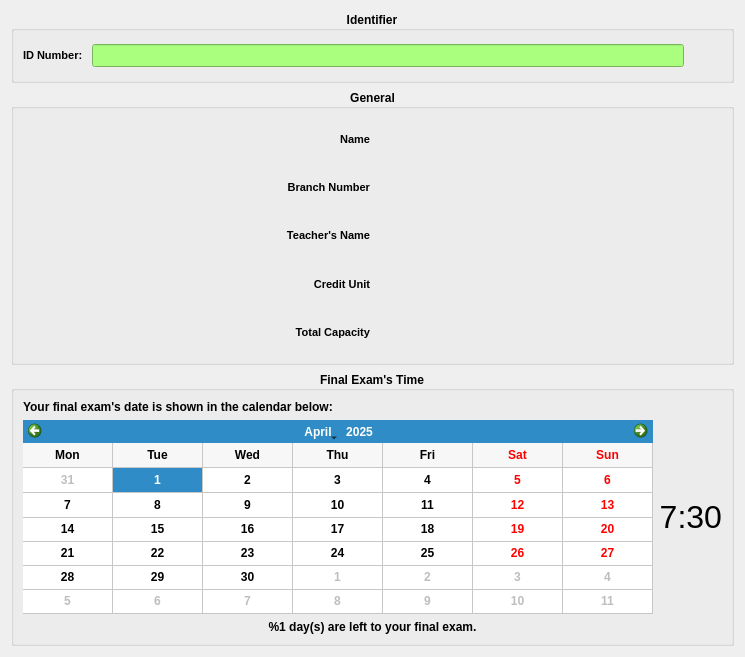
<?xml version="1.0" encoding="UTF-8"?>
<ui version="4.0">
 <class>LessonView</class>
 <widget class="QWidget" name="LessonView">
  <property name="geometry">
   <rect>
    <x>0</x>
    <y>0</y>
    <width>745</width>
    <height>657</height>
   </rect>
  </property>
  <property name="windowTitle">
   <string>Form</string>
  </property>
  <layout class="QVBoxLayout" name="verticalLayout">
   <item>
    <widget class="QGroupBox" name="idGroup">
     <property name="font">
      <font>
       <bold>true</bold>
      </font>
     </property>
     <property name="title">
      <string>Identifier</string>
     </property>
     <property name="alignment">
      <set>Qt::AlignmentFlag::AlignCenter</set>
     </property>
     <layout class="QHBoxLayout" name="horizontalLayout">
      <item>
       <widget class="QLabel" name="idLabel">
        <property name="font">
         <font>
          <pointsize>8</pointsize>
          <bold>true</bold>
         </font>
        </property>
        <property name="text">
         <string>ID Number: </string>
        </property>
       </widget>
      </item>
      <item>
       <widget class="QLineEdit" name="idView">
        <property name="font">
         <font>
          <family>Consolas</family>
          <pointsize>10</pointsize>
          <bold>false</bold>
         </font>
        </property>
        <property name="styleSheet">
         <string notr="true">background-color: rgb(170, 255, 127);</string>
        </property>
        <property name="text">
         <string/>
        </property>
        <property name="readOnly">
         <bool>true</bool>
        </property>
       </widget>
      </item>
      <item>
       <widget class="QToolButton" name="copyButton">
        <property name="toolTip">
         <string>Copy</string>
        </property>
        <property name="text">
         <string/>
        </property>
        <property name="icon">
         <iconset resource="../../../resources/main.qrc">
          <normaloff>:/root/dialogs/copy.png</normaloff>:/root/dialogs/copy.png</iconset>
        </property>
        <property name="iconSize">
         <size>
          <width>24</width>
          <height>24</height>
         </size>
        </property>
        <property name="autoRaise">
         <bool>true</bool>
        </property>
       </widget>
      </item>
     </layout>
    </widget>
   </item>
   <item>
    <widget class="QGroupBox" name="generalGroup">
     <property name="sizePolicy">
      <sizepolicy hsizetype="MinimumExpanding" vsizetype="MinimumExpanding">
       <horstretch>0</horstretch>
       <verstretch>0</verstretch>
      </sizepolicy>
     </property>
     <property name="font">
      <font>
       <bold>true</bold>
      </font>
     </property>
     <property name="title">
      <string>General</string>
     </property>
     <property name="alignment">
      <set>Qt::AlignmentFlag::AlignCenter</set>
     </property>
     <layout class="QGridLayout" name="gridLayout">
      <item row="1" column="1">
       <widget class="QLabel" name="branchNumberLabel">
        <property name="font">
         <font>
          <bold>false</bold>
         </font>
        </property>
        <property name="text">
         <string/>
        </property>
       </widget>
      </item>
      <item row="4" column="0">
       <widget class="QLabel" name="capacityTitle">
        <property name="font">
         <font>
          <pointsize>8</pointsize>
          <bold>true</bold>
         </font>
        </property>
        <property name="text">
         <string>Total Capacity</string>
        </property>
        <property name="alignment">
         <set>Qt::AlignmentFlag::AlignRight|Qt::AlignmentFlag::AlignTrailing|Qt::AlignmentFlag::AlignVCenter</set>
        </property>
       </widget>
      </item>
      <item row="3" column="1">
       <widget class="QLabel" name="creditUnitLabel">
        <property name="font">
         <font>
          <bold>false</bold>
         </font>
        </property>
        <property name="text">
         <string/>
        </property>
       </widget>
      </item>
      <item row="0" column="0">
       <widget class="QLabel" name="nameTitle">
        <property name="font">
         <font>
          <pointsize>8</pointsize>
          <bold>true</bold>
         </font>
        </property>
        <property name="text">
         <string>Name</string>
        </property>
        <property name="alignment">
         <set>Qt::AlignmentFlag::AlignRight|Qt::AlignmentFlag::AlignTrailing|Qt::AlignmentFlag::AlignVCenter</set>
        </property>
       </widget>
      </item>
      <item row="2" column="1">
       <widget class="QLabel" name="teacherNameLabel">
        <property name="font">
         <font>
          <bold>false</bold>
         </font>
        </property>
        <property name="text">
         <string/>
        </property>
       </widget>
      </item>
      <item row="0" column="1">
       <widget class="QLabel" name="nameLabel">
        <property name="font">
         <font>
          <bold>false</bold>
         </font>
        </property>
        <property name="text">
         <string/>
        </property>
       </widget>
      </item>
      <item row="3" column="0">
       <widget class="QLabel" name="creditUnitTitle">
        <property name="font">
         <font>
          <pointsize>8</pointsize>
          <bold>true</bold>
         </font>
        </property>
        <property name="text">
         <string>Credit Unit</string>
        </property>
        <property name="alignment">
         <set>Qt::AlignmentFlag::AlignRight|Qt::AlignmentFlag::AlignTrailing|Qt::AlignmentFlag::AlignVCenter</set>
        </property>
       </widget>
      </item>
      <item row="4" column="1">
       <widget class="QLabel" name="capacityLabel">
        <property name="font">
         <font>
          <bold>false</bold>
         </font>
        </property>
        <property name="text">
         <string/>
        </property>
       </widget>
      </item>
      <item row="2" column="0">
       <widget class="QLabel" name="teacherNameTitle">
        <property name="font">
         <font>
          <pointsize>8</pointsize>
          <bold>true</bold>
         </font>
        </property>
        <property name="text">
         <string>Teacher's Name</string>
        </property>
        <property name="alignment">
         <set>Qt::AlignmentFlag::AlignRight|Qt::AlignmentFlag::AlignTrailing|Qt::AlignmentFlag::AlignVCenter</set>
        </property>
       </widget>
      </item>
      <item row="1" column="0">
       <widget class="QLabel" name="branchNumberTitle">
        <property name="font">
         <font>
          <pointsize>8</pointsize>
          <bold>true</bold>
         </font>
        </property>
        <property name="text">
         <string>Branch Number</string>
        </property>
        <property name="alignment">
         <set>Qt::AlignmentFlag::AlignRight|Qt::AlignmentFlag::AlignTrailing|Qt::AlignmentFlag::AlignVCenter</set>
        </property>
       </widget>
      </item>
     </layout>
    </widget>
   </item>
   <item>
    <widget class="QGroupBox" name="finalExamGroup">
     <property name="font">
      <font>
       <bold>true</bold>
      </font>
     </property>
     <property name="title">
      <string>Final Exam's Time</string>
     </property>
     <property name="alignment">
      <set>Qt::AlignmentFlag::AlignCenter</set>
     </property>
     <layout class="QGridLayout" name="gridLayout_2">
      <item row="2" column="0" colspan="2">
       <widget class="QLabel" name="daysLeftLabel">
        <property name="text">
         <string>%1 day(s) are left to your final exam.</string>
        </property>
        <property name="alignment">
         <set>Qt::AlignmentFlag::AlignCenter</set>
        </property>
       </widget>
      </item>
      <item row="1" column="0">
       <widget class="QCalendarWidget" name="finalExamDate">
        <property name="selectedDate">
         <date>
          <year>2025</year>
          <month>4</month>
          <day>1</day>
         </date>
        </property>
        <property name="gridVisible">
         <bool>true</bool>
        </property>
        <property name="selectionMode">
         <enum>QCalendarWidget::SelectionMode::NoSelection</enum>
        </property>
        <property name="horizontalHeaderFormat">
         <enum>QCalendarWidget::HorizontalHeaderFormat::ShortDayNames</enum>
        </property>
        <property name="verticalHeaderFormat">
         <enum>QCalendarWidget::VerticalHeaderFormat::NoVerticalHeader</enum>
        </property>
        <property name="navigationBarVisible">
         <bool>true</bool>
        </property>
        <property name="dateEditEnabled">
         <bool>false</bool>
        </property>
       </widget>
      </item>
      <item row="1" column="1">
       <widget class="QLabel" name="finalExamtimeLabel">
        <property name="font">
         <font>
          <family>Segoe UI</family>
          <pointsize>24</pointsize>
          <bold>false</bold>
         </font>
        </property>
        <property name="text">
         <string>7:30</string>
        </property>
        <property name="alignment">
         <set>Qt::AlignmentFlag::AlignRight|Qt::AlignmentFlag::AlignTrailing|Qt::AlignmentFlag::AlignVCenter</set>
        </property>
       </widget>
      </item>
      <item row="0" column="0" colspan="2">
       <widget class="QLabel" name="finalExamViewLabel">
        <property name="text">
         <string>Your final exam's date is shown in the calendar below:</string>
        </property>
        <property name="alignment">
         <set>Qt::AlignmentFlag::AlignLeading|Qt::AlignmentFlag::AlignLeft|Qt::AlignmentFlag::AlignVCenter</set>
        </property>
       </widget>
      </item>
     </layout>
    </widget>
   </item>
  </layout>
 </widget>
 <resources>
  <include location="../../../resources/main.qrc"/>
 </resources>
 <connections>
  <connection>
   <sender>copyButton</sender>
   <signal>clicked()</signal>
   <receiver>LessonView</receiver>
   <slot>copyIDNumber()</slot>
   <hints>
    <hint type="sourcelabel">
     <x>712</x>
     <y>64</y>
    </hint>
    <hint type="destinationlabel">
     <x>742</x>
     <y>92</y>
    </hint>
   </hints>
  </connection>
 </connections>
 <slots>
  <slot>copyIDNumber()</slot>
 </slots>
</ui>
